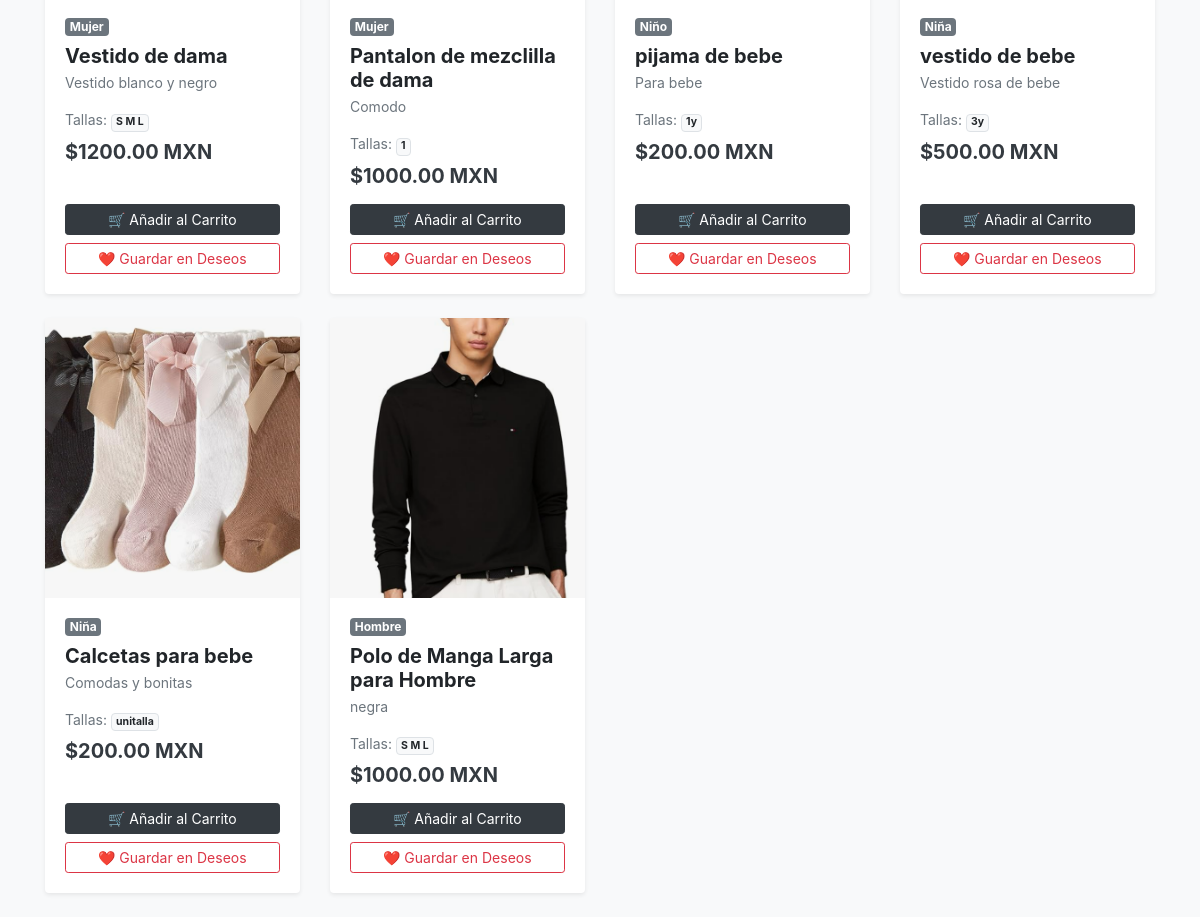
The app's page / (lower part), older data.
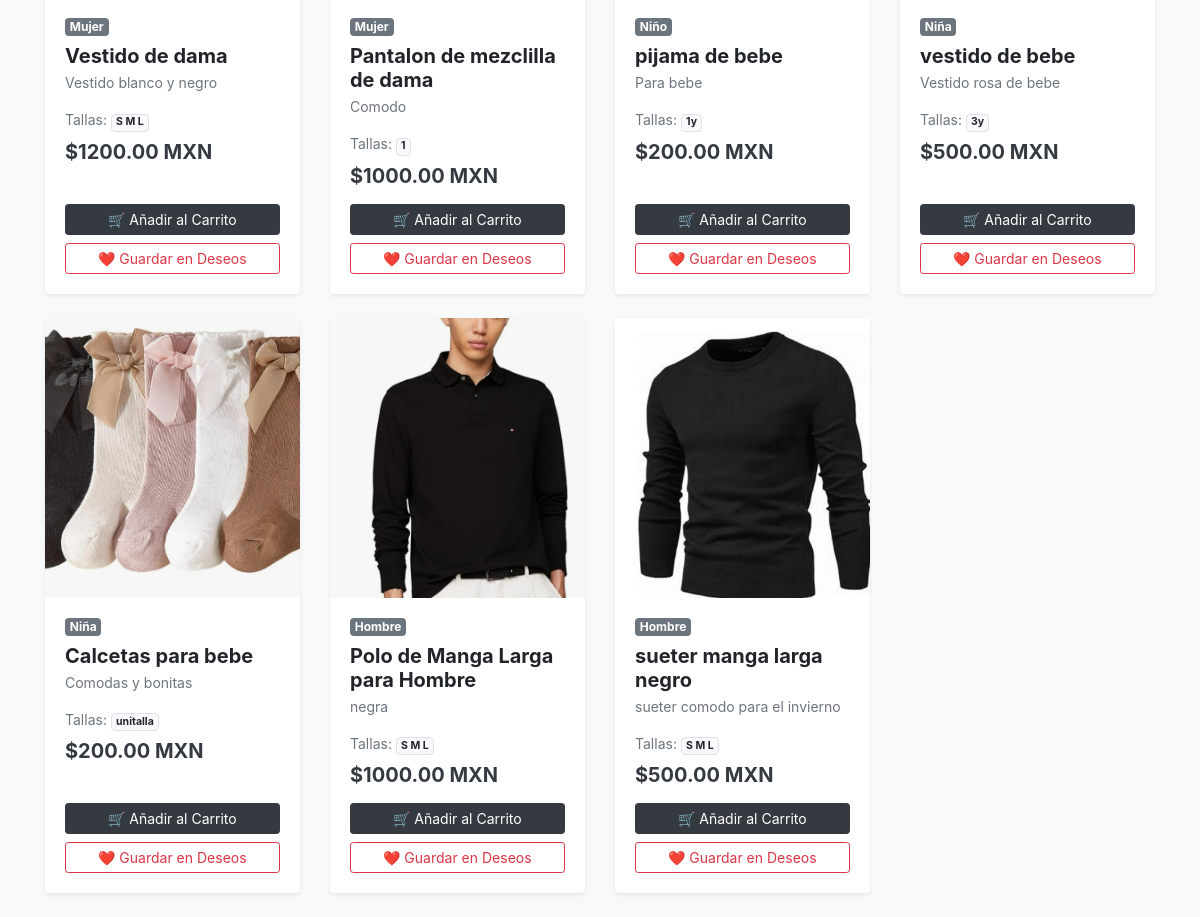
The same page, newer data.
### tienda/models.py (models this page shows, shortened)
class Producto(models.Model):
    CATEGORIAS = [
        ('Hombre', 'Hombre'),
        ('Mujer', 'Mujer'),
        ('Niña', 'Niña'),
        ('Niño', 'Niño'),
    ]
    nombre = models.CharField(max_length=100)
    descripcion = models.TextField()
    precio = models.DecimalField(max_digits=10, decimal_places=2)
    talla = models.CharField(max_length=10)
    stock = models.IntegerField()
    categoria = models.CharField(max_length=20, choices=CATEGORIAS)
    imagen = models.ImageField(upload_to='productos/', null=True, blank=True)

### tienda/views.py (the view)
# urls.py: path('', views.inicio, name='inicio'),
def inicio(request):
    productos = Producto.objects.all()
    buscar = request.GET.get('buscar')
    if buscar:
        productos = Producto.objects.filter(nombre__icontains=buscar)
    return render(request, 'tienda/inicio.html', {
        'productos': productos
    })

### tienda/templates/tienda/inicio.html (shortened to what this page needs)
<!DOCTYPE html>
<html lang="es">
<head>
    <link rel="stylesheet" href="https://cdn.jsdelivr.net/npm/bootstrap@4.6.2/dist/css/bootstrap.min.css">
</head>
<body class="bg-light">
    <div class="container mt-4">
        <div class="row">
            {% for producto in productos %}
                <div class="col-md-3 mb-4">
                    <div class="card h-100 product-card border-0 shadow-sm">
                        {% if producto.imagen %}
                            <img src="{{ producto.imagen.url }}" class="card-img-top" alt="{{ producto.nombre }}" style="height: 280px; object-fit: cover;">
                        {% else %}
                            <div class="bg-secondary text-white d-flex align-items-center justify-content-center" style="height: 280px;">
                                <span>Sin imagen</span>
                            </div>
                        {% endif %}
                        <div class="card-body d-flex flex-column">
                            <span class="badge badge-secondary mb-2 align-self-start">{{ producto.categoria }}</span>
                            <h5 class="card-title font-weight-bold mb-1">{{ producto.nombre }}</h5>
                            <p class="card-text text-muted small text-truncate">{{ producto.descripcion }}</p>
                            <p class="text-muted small mb-2">Tallas: <span class="badge badge-light border">{{ producto.talla }}</span></p>
                            <h5 class="text-dark font-weight-bold mb-3">${{ producto.price|default:producto.precio }} MXN</h5>
                            <div class="mt-auto">
                                <a href="{% url 'agregar_al_carrito' producto.id %}" class="btn btn-dark btn-block btn-sm mb-1">🛒 Añadir al Carrito</a>
                                <a href="{% url 'agregar_a_deseos' producto.id %}" class="btn btn-outline-danger btn-block btn-sm">❤️ Guardar en Deseos</a>
                            </div>
                        </div>
                    </div>
                </div>
            {% empty %}
                <div class="col-12 text-center py-5">
                    <p class="text-muted h5">No encontramos prendas que coincidan con tu búsqueda.</p>
                </div>
            {% endfor %}
        </div>
    </div>
</body>
</html>

Row changes from the older to the newer data that the page shows:
added Producto: imagen (picture), categoria "Hombre", nombre "sueter manga larga negro", descripcion "sueter comodo para el invierno", talla "S M L", price "500.00"
